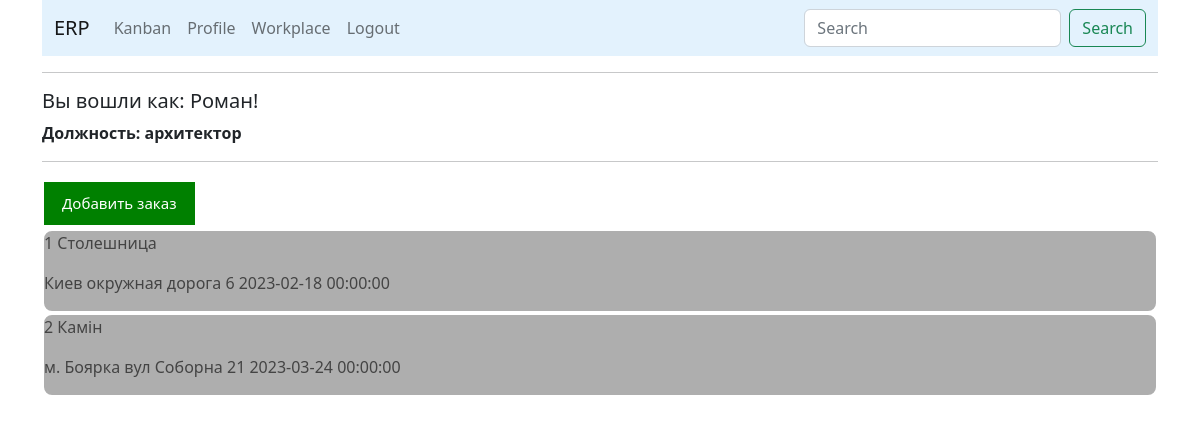
The page /index (signed in) on the database as committed earlier.
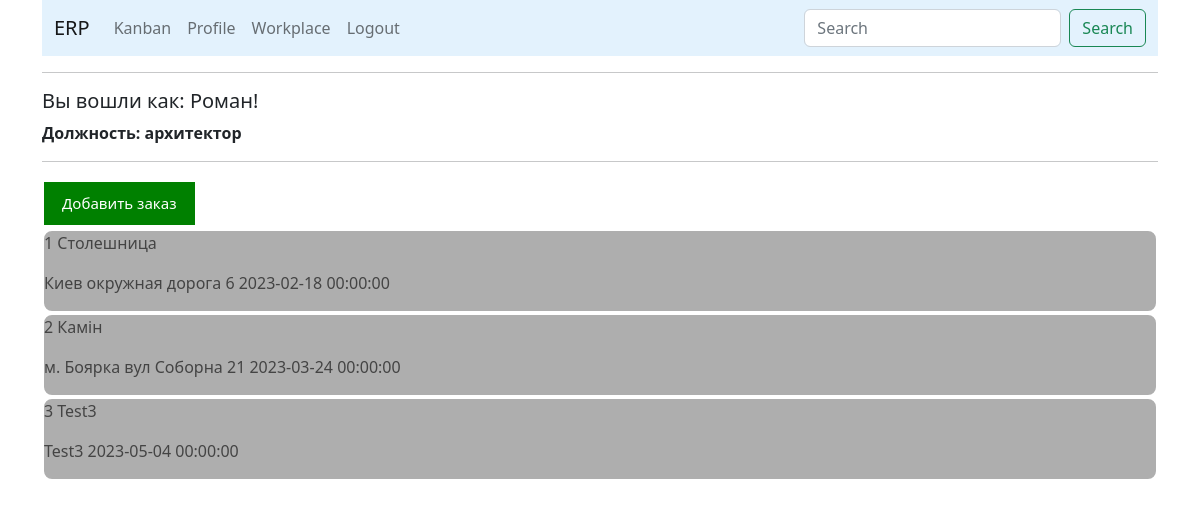
The same page on the database as committed later.
### app/models.py (models this page shows, shortened)
class User(UserMixin, db.Model):
    id = db.Column(db.Integer, primary_key=True)
    first_name = db.Column(db.String(150), index=True)
    last_name = db.Column(db.String(150), index=True)
    phone = db.Column(db.String(120), index=True, unique=True)
    username = db.Column(db.String(64), index=True, unique=True)
    password_hash = db.Column(db.String(128))
    specialization_id = db.Column(db.Integer, db.ForeignKey('specialization.id'), nullable=False)
    posts = db.relationship('Post', backref='author', lazy='dynamic')
    followed = db.relationship(
        'User', secondary=followers,
        primaryjoin=(followers.c.follower_id == id),
        secondaryjoin=(followers.c.followed_id == id),
        backref=db.backref('followers', lazy='dynamic'), lazy='dynamic')

class Specialization(db.Model):
    id = db.Column(db.Integer, primary_key=True)
    job_departmet = db.Column(db.String(200), index=True)
    job_title = db.Column(db.String(150), index=True, unique=True)
    users = db.relationship('User', backref='employee',
                            lazy=True)  # this is not a table field, the code sets the relation of the specialization

class OrderClient(db.Model):
    id = db.Column(db.Integer, primary_key=True)
    title_order = db.Column(db.String(300))
    title_stone = db.Column(db.String(300))
    object_description = db.Column(db.String(2000))
    address = db.Column(db.String(5000))  # address of project
    deadline = db.Column(db.DateTime)  # when do we need to finish the project
    measurements = db.Column(db.Boolean, default=False, nullable=False)  # choice - Fals/True, do we need measures
    project_drawing = db.Column(db.Boolean, default=False,
                                nullable=False)  # choice - Fals/True, do we need project drawing
    control = db.Column(db.Boolean, default=False, nullable=False)
    clients_id = db.Column(db.Integer, db.ForeignKey('clients.id'),
                           nullable=False)  # relationship to table "clients" meny to one
    def __repr__(self):
        return f'Заказ №: {self.id} {self.title_order}, {self.address}, Конечная дата: {self.deadline}, ' \
               f'Замеры: {self.measurements}, Чертежи: {self.project_drawing}, Контроль: {self.control}'

### app/routes.py (the view)
@app.route('/')
@app.route('/index')
@login_required
def index():
    client_order = OrderClient.query.all()
    user_spec = current_user.specialization_id
    if user_spec == 2:
        next_page = request.args.get('next')
        if not next_page or url_parse(next_page).netloc != '':
            next_page = url_for('workplace')
        return redirect(next_page)
    return render_template('index.html', title='Главная', client_order=client_order)

### app/models.py (called while the page is built)
@login.user_loader
def load_user(id):
    return User.query.get(int(id))

### app/templates/index.html (shortened to what this page needs)
{% if current_user.specialization_id is ne(2)%}
{% extends "base_bootstrap.html" %}
{% else %}
{% extends "base.html" %}
{% endif %}
{% block content %}
<form action="{{ url_for('add_order') }}" method="get" target="_blank">
    <button type="submit" class="button"> Добавить заказ </button>
</form>
{% for order in client_order %}
<button class="accordion" id="rcorners2">
    <p> {{ order.id }} {{ order.title_order }} </p>
    <p>{{ order.address }} {{ order.deadline }}</p>
</button>
{% endfor %}
{% endblock %}

### app/templates/base_bootstrap.html (shortened to what this page needs)
<!doctype html>
<html>
<link href="https://cdn.jsdelivr.net/npm/bootstrap@5.2.3/dist/css/bootstrap.min.css" rel="stylesheet">
    <head>
    </head>
    <body>
        <div class="container-xl">
            <nav class="navbar navbar-expand-lg bg-body-tertiary" style="background-color: #e3f2fd;">
              <div class="container-fluid">
                <a class="navbar-brand" href="{{ url_for('index') }}">ERP</a>
                <div class="collapse navbar-collapse" id="navbarSupportedContent">
                  <ul class="navbar-nav me-auto mb-2 mb-lg-0">
                      {% if current_user.is_anonymous %}
                    <li class="nav-item">
                      <a class="nav-link active" aria-current="page" href="{{ url_for('index') }}">Home</a>
                    </li>
                      <li class="nav-item">
                      <a class="nav-link" href="{{ url_for('login') }}">Login</a>
                    </li>
                      {% else %}
                      <li class="nav-item">
                      <a class="nav-link" href="{{ url_for('kanban') }}">Kanban</a>
                    </li>
                      <li class="nav-item">
                      <a class="nav-link" href="{{ url_for('user', username=current_user.username) }}">Profile</a>
                    </li>
                      <li class="nav-item">
                      <a class="nav-link" href="{{ url_for('workplace') }}">Workplace</a>
                    </li>
                      <li class="nav-item">
                      <a class="nav-link" href="{{ url_for('logout') }}">Logout</a>
                    </li>
                  </ul>
                  <form class="d-flex" role="search">
                    <input class="form-control me-2" type="search" placeholder="Search" aria-label="Search">
                    <button class="btn btn-outline-success" type="submit">Search</button>
                  </form>
                    {% endif %}
                </div>
              </div>
            </nav>
            <hr>
            <div>
                {% if current_user.is_authenticated %}
                <h5> Вы вошли как: {{ current_user.first_name }}!</h5>
                <p><strong>Должность: {{current_user.employee.job_title}}</strong></p>
                {% endif %}
            </div>
            <hr>
            {% block content %}{% endblock %}
            </div>
    </body>
</html>

### app/templates/index.html (style rules this page uses)
.button { background-color: green; border: none; color: white; padding: 10px 18px; text-align: center; text-decoration: none; display: inline-block; font-size: 15px; margin: 4px 2px; cursor: pointer; }
.accordion { background-color: #eee; color: #444; cursor: pointer; padding: 10px; width: 100%; text-align: left; border: none; outline: none; transition: 0.4s; }
.accordion:after { content: '\02795'; font-size: 0px; color: #777; float: right; margin-left: 5px; }
#rcorners2 { border-radius: 10px; border: 2px solid white; background: #AEAEAE; padding: 0px; width: 100%; height: auto; }

Rows that differ between the two databases and show on the page:
added OrderClient: id "3", title_order "Test3", address "Test3", deadline "2023-05-04 00:00:00"
